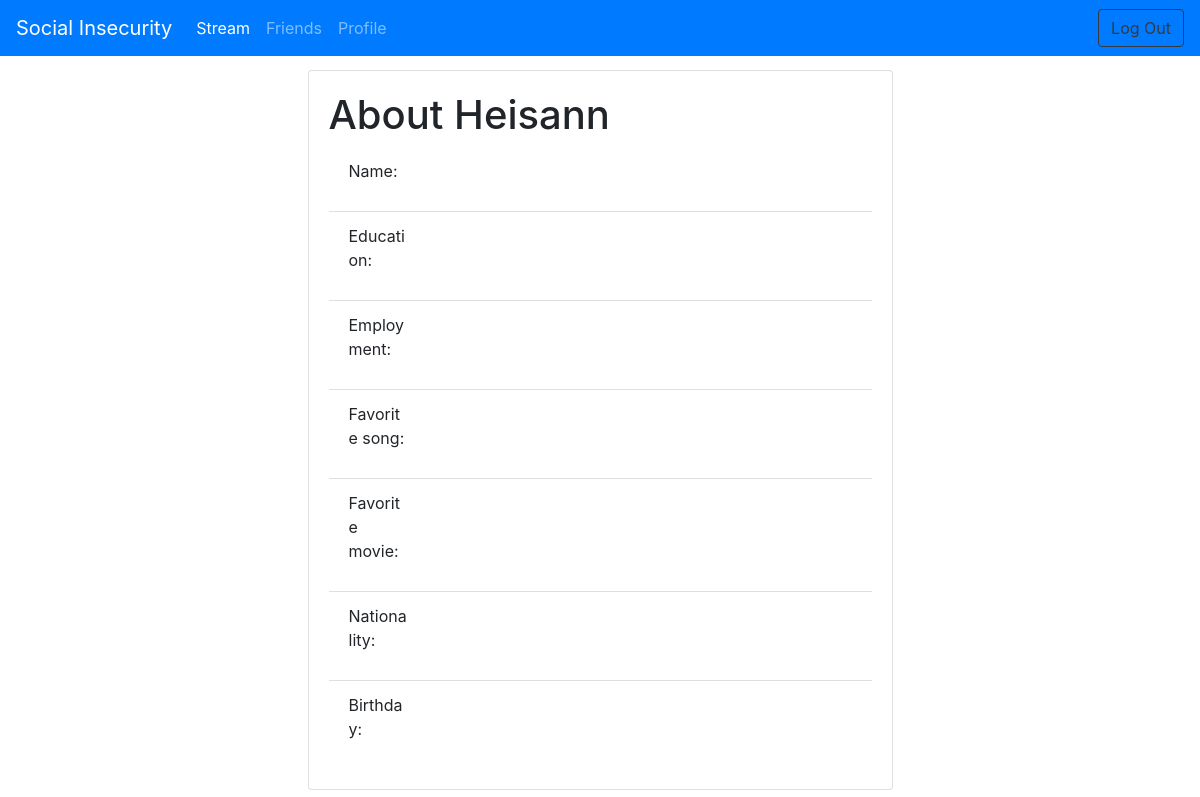
Page /ShowAbout/Heisann on the earlier database version.
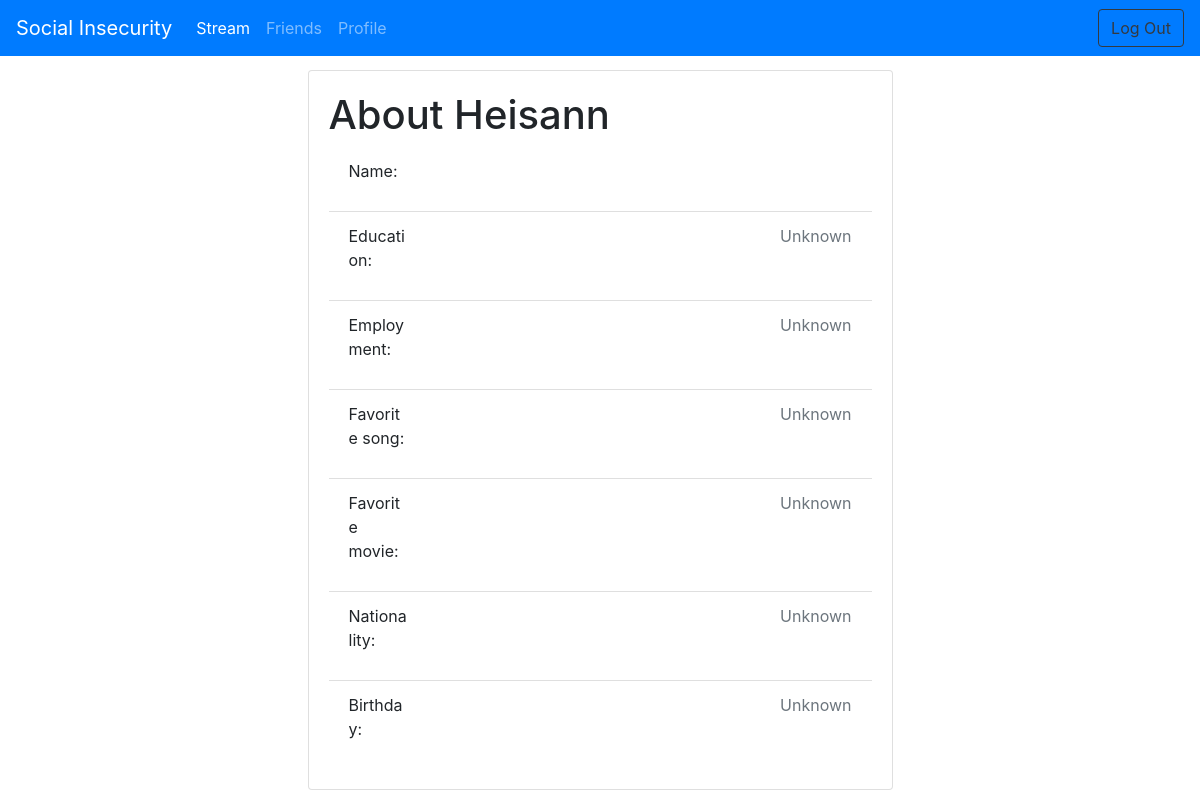
Same page on the later database version.
### tables this page shows
CREATE TABLE [Users] (
  id INTEGER PRIMARY KEY,
  username VARCHAR,
  first_name VARCHAR,
  last_name VARCHAR,
  [password] VARCHAR,
  education VARCHAR DEFAULT 'Unknown',
  employment VARCHAR DEFAULT 'Unknown',
  music VARCHAR DEFAULT 'Unknown',
  movie VARCHAR DEFAULT 'Unknown',
  nationality VARCHAR DEFAULT 'Unknown',
  birthday DATE DEFAULT 'Unknown'
);

### app/routes.py (the view)
@app.route('/ShowAbout/<username>', methods=['GET', 'POST'])
def ShowAbout(username):
    username=username
    user = query_db('SELECT * FROM Users WHERE username="{}";'.format(username), one=True)
    return render_template('ShowAbout.html', title='ShowAbout', friend=username, user=user, username=session.get("username"))

### app/__init__.py (called while the page is built)
def get_db():
    db = getattr(g, '_database', None)
    if db is None:
        db = g._database = sqlite3.connect(app.config['DATABASE'])
    db.row_factory = sqlite3.Row
    return db

def query_db(query, one=False):
    db = get_db()
    cursor = db.execute(query)
    rv = cursor.fetchall()
    cursor.close()
    db.commit()
    return (rv[0] if rv else None) if one else rv

@app.teardown_appcontext
def close_connection(exception):
    db = getattr(g, '_database', None)
    if db is not None:
        db.close()

### app/routes.py (called while the page is built)
@app.before_request
def make_session_permanent():
    session.permanent = True
    app.permanent_session_lifetime = timedelta(minutes=5)

### app/templates/ShowAbout.html
{% extends "base.html" %}
{% import "bootstrap/wtf.html" as wtf %}
{% block content %}
<div class="container-flex justify-content-center">
    <div class="row justify-content-center">
        <div class="col-sm-12 col-lg-6">
            <div class="card">
                <div class="card-body">
                    <h1 class="card-text">About {{friend}}</h1>
                    <div id="view-details">
                        <ul class="list-group list-group-flush">
                            <li class="list-group-item d-inline">
                                <div class="row">
                                    <p class="col-sm-2">Name:</p>
                                    <p class="text-right col-sm-10 text-muted">{{user.first_name}} {{user.last_name}}</p>
                                </div>
                            </li>
                            <li class="list-group-item d-inline">
                                <div class="row">
                                    <p class="col-sm-2">Education:</p>
                                    <p class="text-right col-sm-10 text-muted">{{user.education}}</p>
                                </div>
                            </li>
                            <li class="list-group-item d-inline">
                                <div class="row">
                                    <p class="col-sm-2">Employment:</p>
                                    <p class="text-right col-sm-10 text-muted">{{user.employment}}</p>
                                </div>
                            </li>
                            <li class="list-group-item d-inline">
                                <div class="row">
                                    <p class="col-sm-2">Favorite song:</p>
                                    <p class="text-right col-sm-10 text-muted">{{user.music}}</p>
                                </div>
                            </li>
                            <li class="list-group-item d-inline">
                                <div class="row">
                                    <p class="col-sm-2">Favorite movie:</p>
                                    <p class="text-right col-sm-10 text-muted">{{user.movie}}</p>
                                </div>
                            </li>
                            <li class="list-group-item d-inline">
                                <div class="row">
                                    <p class="col-sm-2">Nationality:</p>
                                    <p class="text-right col-sm-10 text-muted">{{user.nationality}}</p>
                                </div>
                            </li>
                            <li class="list-group-item d-inline">
                                <div class="row">
                                    <p class="col-sm-2">Birthday:</p>
                                    <p class="text-right col-sm-10 text-muted">{{user.birthday}}</p>
                                </div>
                            </li>
                        </ul>
                    </div>
                </div>
            </div>
        </div>
    </div>
</div>
{% endblock %}

Differences in the rows shown:
added Users: username "Heisann", education "Unknown", employment "Unknown", music "Unknown", movie "Unknown", nationality "Unknown", birthday "Unknown"
Other differences:
{{ friend }}: "Heisann" → (not shown)
